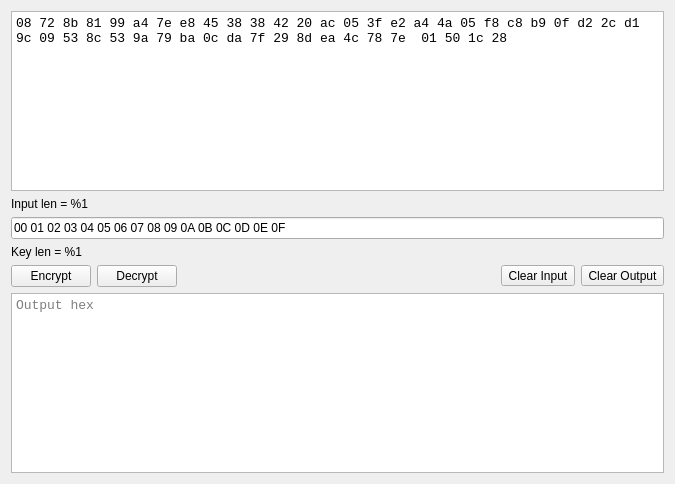
<?xml version="1.0" encoding="UTF-8"?>
<ui version="4.0">
 <class>Widget</class>
 <widget class="QWidget" name="Widget">
  <property name="geometry">
   <rect>
    <x>0</x>
    <y>0</y>
    <width>675</width>
    <height>484</height>
   </rect>
  </property>
  <property name="windowTitle">
   <string>Cifr AES ECB</string>
  </property>
  <property name="windowIcon">
   <iconset resource="res.qrc">
    <normaloff>:/new/prefix1/document_encrypt.png</normaloff>:/new/prefix1/document_encrypt.png</iconset>
  </property>
  <layout class="QVBoxLayout" name="verticalLayout">
   <item>
    <widget class="QPlainTextEdit" name="plainTextEdit">
     <property name="font">
      <font>
       <family>Liberation Mono</family>
       <pointsize>10</pointsize>
      </font>
     </property>
     <property name="plainText">
      <string>08 72 8b 81 99 a4 7e e8 45 38 38 42 20 ac 05 3f e2 a4 4a 05 f8 c8 b9 0f d2 2c d1 9c 09 53 8c 53 9a 79 ba 0c da 7f 29 8d ea 4c 78 7e  01 50 1c 28</string>
     </property>
     <property name="placeholderText">
      <string>Input hex (Len%16 == 0)</string>
     </property>
    </widget>
   </item>
   <item>
    <widget class="QLabel" name="label">
     <property name="text">
      <string>Input len = %1</string>
     </property>
    </widget>
   </item>
   <item>
    <widget class="QLineEdit" name="lineEdit">
     <property name="styleSheet">
      <string notr="true"/>
     </property>
     <property name="text">
      <string>00 01 02 03 04 05 06 07 08 09 0A 0B 0C 0D 0E 0F</string>
     </property>
     <property name="placeholderText">
      <string>Key hex 16 byte</string>
     </property>
    </widget>
   </item>
   <item>
    <widget class="QLabel" name="label_2">
     <property name="text">
      <string>Key len = %1</string>
     </property>
    </widget>
   </item>
   <item>
    <layout class="QHBoxLayout" name="horizontalLayout">
     <item>
      <widget class="QPushButton" name="pushButton">
       <property name="text">
        <string>Encrypt</string>
       </property>
      </widget>
     </item>
     <item>
      <widget class="QPushButton" name="pushButton_2">
       <property name="text">
        <string>Decrypt</string>
       </property>
      </widget>
     </item>
     <item>
      <spacer name="horizontalSpacer">
       <property name="orientation">
        <enum>Qt::Horizontal</enum>
       </property>
       <property name="sizeHint" stdset="0">
        <size>
         <width>40</width>
         <height>20</height>
        </size>
       </property>
      </spacer>
     </item>
     <item>
      <widget class="QToolButton" name="toolButton">
       <property name="text">
        <string>Clear Input</string>
       </property>
      </widget>
     </item>
     <item>
      <widget class="QToolButton" name="toolButton_2">
       <property name="text">
        <string>Clear Output</string>
       </property>
      </widget>
     </item>
    </layout>
   </item>
   <item>
    <widget class="QPlainTextEdit" name="plainTextEdit_2">
     <property name="font">
      <font>
       <family>Liberation Mono</family>
       <pointsize>10</pointsize>
      </font>
     </property>
     <property name="readOnly">
      <bool>false</bool>
     </property>
     <property name="placeholderText">
      <string>Output hex</string>
     </property>
    </widget>
   </item>
  </layout>
 </widget>
 <layoutdefault spacing="6" margin="11"/>
 <resources>
  <include location="res.qrc"/>
 </resources>
 <connections>
  <connection>
   <sender>toolButton</sender>
   <signal>clicked()</signal>
   <receiver>plainTextEdit</receiver>
   <slot>clear()</slot>
   <hints>
    <hint type="sourcelabel">
     <x>532</x>
     <y>276</y>
    </hint>
    <hint type="destinationlabel">
     <x>337</x>
     <y>98</y>
    </hint>
   </hints>
  </connection>
  <connection>
   <sender>toolButton_2</sender>
   <signal>clicked()</signal>
   <receiver>plainTextEdit_2</receiver>
   <slot>clear()</slot>
   <hints>
    <hint type="sourcelabel">
     <x>620</x>
     <y>276</y>
    </hint>
    <hint type="destinationlabel">
     <x>337</x>
     <y>385</y>
    </hint>
   </hints>
  </connection>
 </connections>
</ui>
